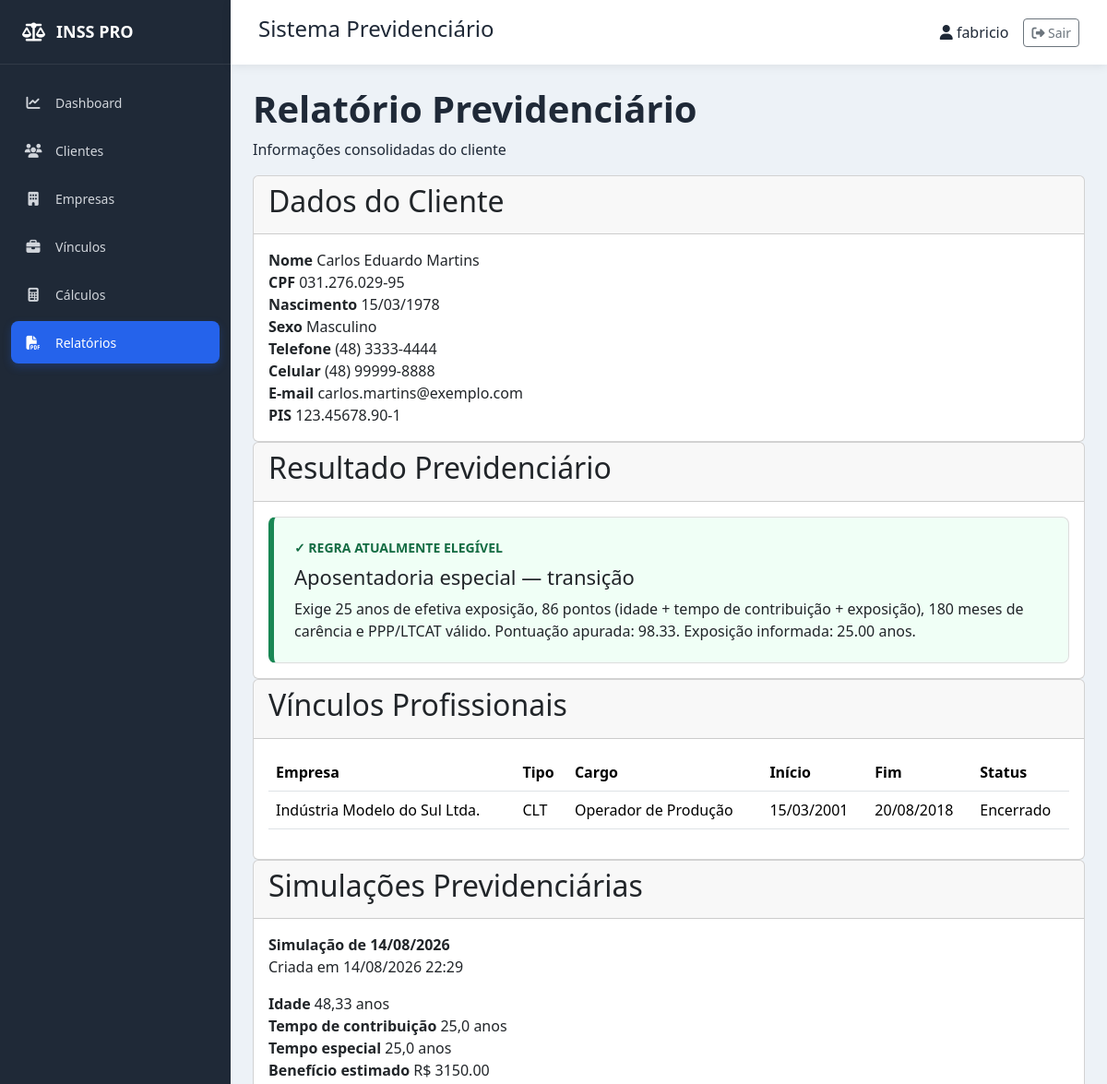
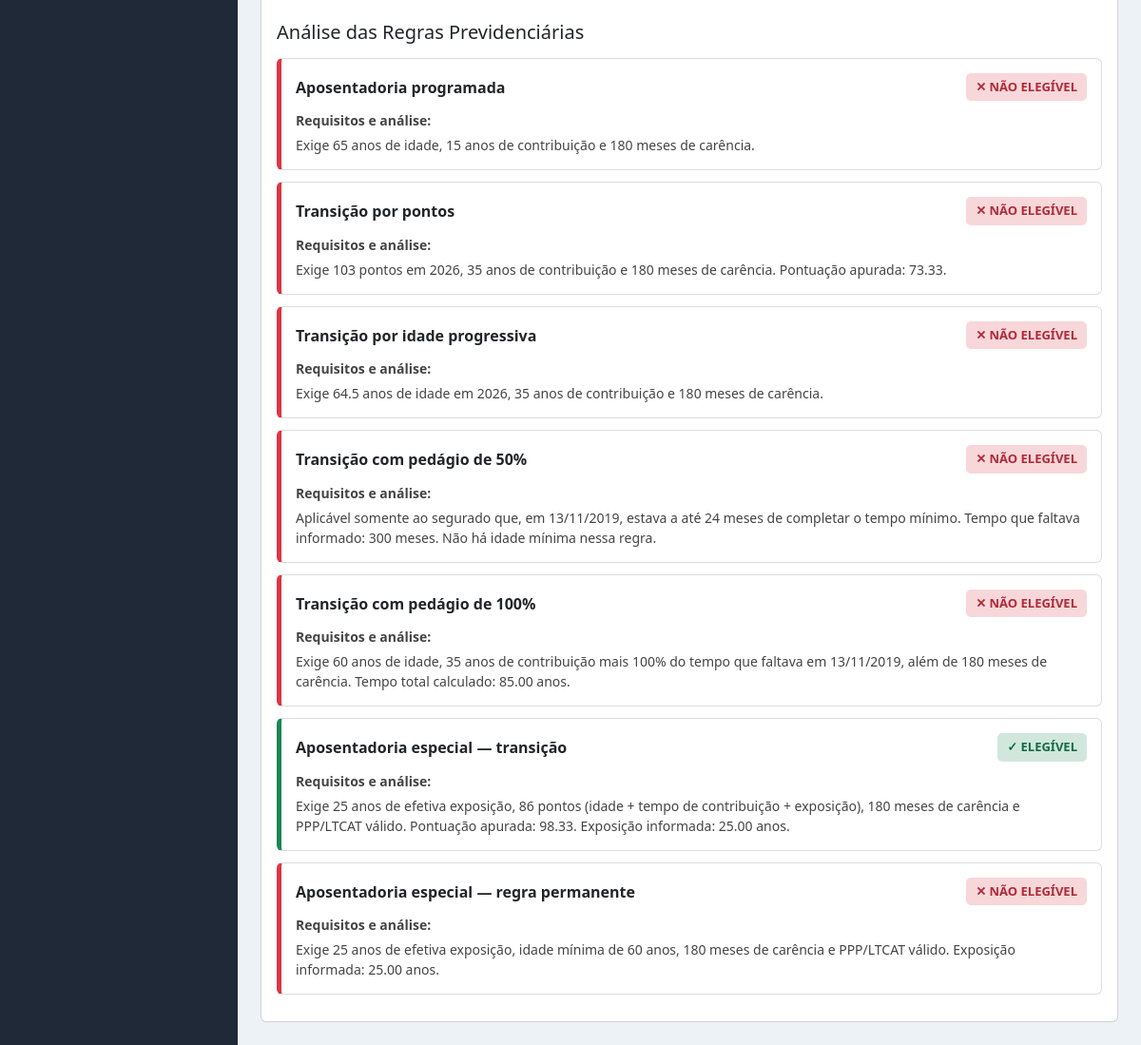
/relatorios/previdenciario/1/ (signed in), run on an earlier commit of the app's database (2 pictures, top to bottom).
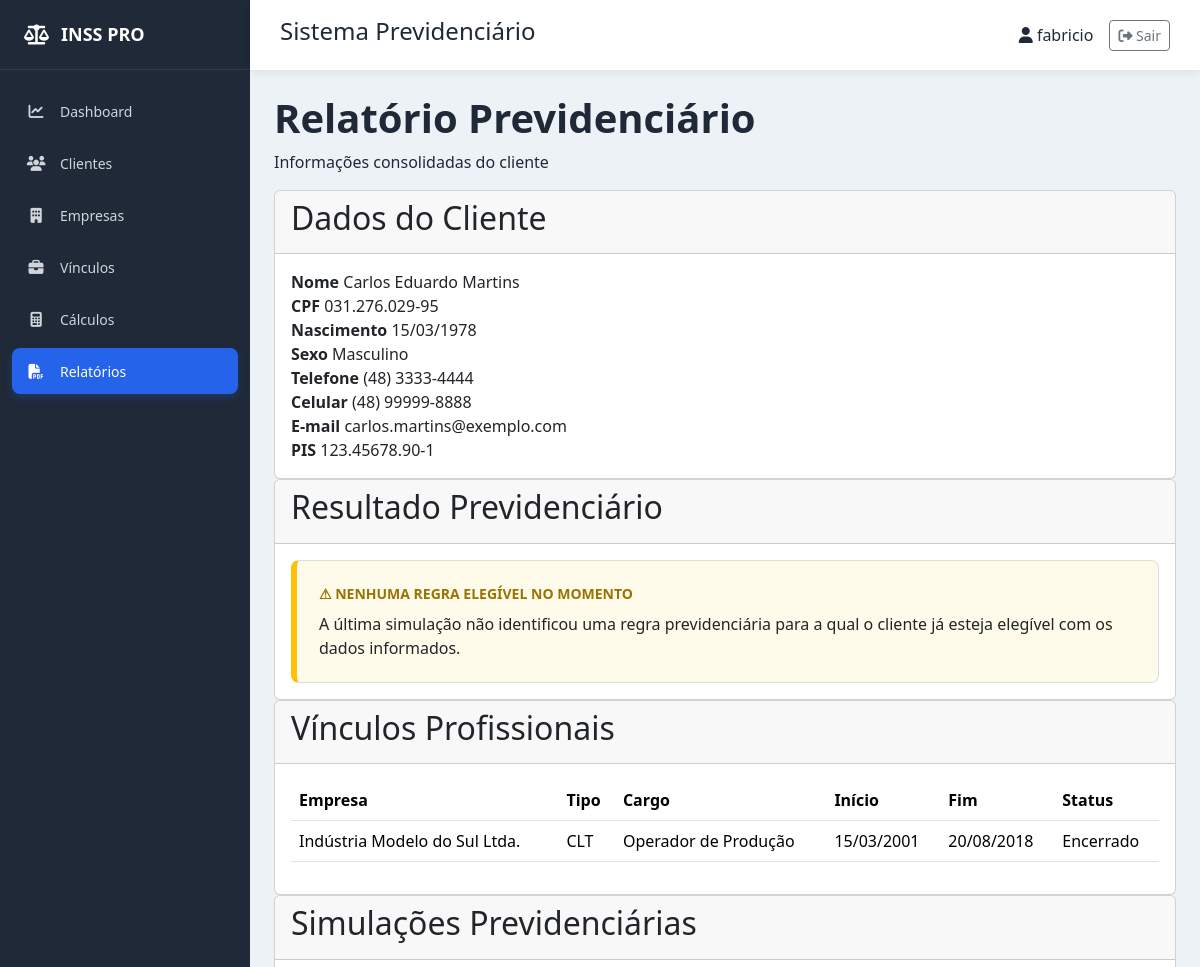
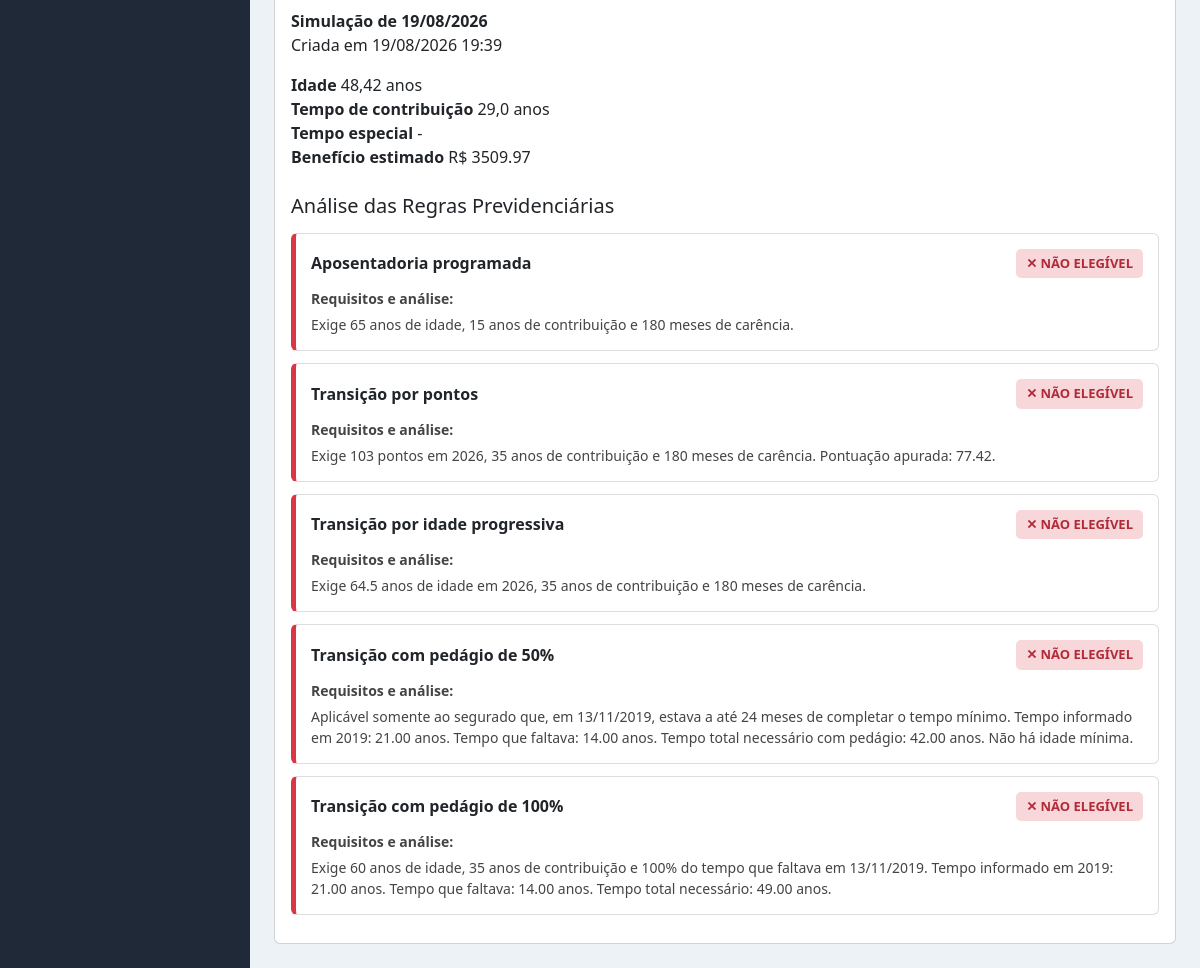
And on a later commit of the database (2 pictures, top to bottom).
### vinculos/models.py (models this page shows, shortened)
class Vinculo(models.Model):
    TIPOS = [
        ("CLT", "CLT"),
        ("Autônomo", "Autônomo"),
        ("Doméstico", "Empregado doméstico"),
        ("Rural", "Trabalhador rural"),
        ("Servidor", "Servidor público"),
        ("Outro", "Outro"),
    ]
    STATUS = [("Ativo", "Ativo"), ("Encerrado", "Encerrado")]
    cliente = models.ForeignKey(Cliente, on_delete=models.PROTECT, related_name="vinculos")
    empresa = models.ForeignKey(Empresa, on_delete=models.PROTECT, related_name="vinculos")
    tipo = models.CharField(max_length=20, choices=TIPOS)
    cargo = models.CharField(max_length=120, blank=True)
    data_inicio = models.DateField()
    data_fim = models.DateField(blank=True, null=True)
    salario = models.DecimalField(max_digits=12, decimal_places=2, blank=True, null=True)
    status = models.CharField(max_length=10, choices=STATUS, default="Ativo")
    observacoes = models.TextField(blank=True)
    criado_em = models.DateTimeField(auto_now_add=True)
    atualizado_em = models.DateTimeField(auto_now=True)
    class Meta:
        ordering = ["-data_inicio", "cliente__nome"]
        verbose_name = "Vínculo"
        verbose_name_plural = "Vínculos"

### empresas/models.py (models this page shows, shortened)
class Empresa(models.Model):
    razao_social = models.CharField(max_length=200)
    nome_fantasia = models.CharField(max_length=200, blank=True)
    cnpj = models.CharField(max_length=18, unique=True)
    inscricao_estadual = models.CharField(max_length=30, blank=True)
    telefone = models.CharField(max_length=20, blank=True)
    email = models.EmailField(blank=True)
    cep = models.CharField(max_length=10, blank=True)
    endereco = models.CharField(max_length=200, blank=True)
    numero = models.CharField(max_length=10, blank=True)
    complemento = models.CharField(max_length=100, blank=True)
    bairro = models.CharField(max_length=100, blank=True)
    cidade = models.CharField(max_length=100, blank=True)
    estado = models.CharField(max_length=2, blank=True)
    observacoes = models.TextField(blank=True)
    criado_em = models.DateTimeField(auto_now_add=True)
    atualizado_em = models.DateTimeField(auto_now=True)
    class Meta:
        ordering = ["razao_social"]
        verbose_name = "Empresa"
        verbose_name_plural = "Empresas"

### calculos/models.py (models this page shows, shortened)
class Simulacao(models.Model):
    CATEGORIAS = [
        (
            "EMPREGADO",
            "Empregado, doméstico ou avulso",
        ),
        (
            "INDIVIDUAL",
            "Contribuinte individual (20%)",
        ),
        (
            "SIMPLIFICADO",
            "Facultativo / plano simplificado (11%)",
        ),
        (
            "MEI",
            "MEI / facultativo baixa renda (5%)",
        ),
    ]
    cliente = models.ForeignKey(
        Cliente,
        on_delete=models.PROTECT,
        related_name="simulacoes",
    )
    data_referencia = models.DateField()
    filiado_antes_reforma = models.BooleanField(
        default=False
    )
    carencia_meses = models.PositiveIntegerField(
        help_text="Quantidade de contribuições válidas para carência."
    )
    contribuicao_meses = models.PositiveIntegerField(
        help_text="Tempo total de contribuição em meses."
    )
    contribuicao_em_2019_meses = models.PositiveIntegerField(
        default=0,
        help_text="Tempo de contribuição apurado em 13/11/2019."
    )
    salario_medio_atualizado = models.DecimalField(
        max_digits=12,
        decimal_places=2,
        blank=True,
        null=True,
        help_text="Média já atualizada monetariamente pelo CNIS."
    )
    categoria = models.CharField(
        max_length=15,
        choices=CATEGORIAS,
        default="EMPREGADO",
    )
    salario_contribuicao = models.DecimalField(
        max_digits=12,
        decimal_places=2,
        blank=True,
        null=True,
    )
    grau_exposicao = models.PositiveSmallIntegerField(
        choices=[
            (15, "15 anos"),
            (20, "20 anos"),
            (25, "25 anos"),
        ],
        blank=True,
        null=True,
    )
    exposicao_especial_meses = models.PositiveIntegerField(
        default=0,
        help_text="Tempo de efetiva exposição, em meses."
    )
    ppp_comprovado = models.BooleanField(
        default=False,
        help_text="PPP/LTCAT válido para os períodos especiais."
    )
    atividade_rural_meses = models.PositiveIntegerField(
        default=0,
        help_text="Meses de atividade rural comprovável."
    )
    tempo_hibrido_meses = models.PositiveIntegerField(
        default=0,
        help_text="Total de meses urbanos e rurais para a modalidade híbrida."
    )
    comprovacao_rural = models.BooleanField(
        default=False,
        help_text="Documentos/autodeclaração rural disponíveis."
    )
    magisterio_meses = models.PositiveIntegerField(
        default=0,
        help_text="Tempo exclusivo de magistério na educação básica, em meses."
    )
    magisterio_em_2019_meses = models.PositiveIntegerField(
        default=0
    )
    comprovacao_magisterio = models.BooleanField(
        default=False
    )
    grau_deficiencia = models.CharField(
        max_length=10,
        choices=[
            ("LEVE", "Leve"),
            ("MODERADA", "Moderada"),
            ("GRAVE", "Grave"),
        ],
        blank=True,
    )
    deficiencia_meses = models.PositiveIntegerField(
        default=0,
        help_text="Tempo de contribuição na condição de pessoa com deficiência."
    )
    deficiencia_reconhecida = models.BooleanField(
        default=False,
        help_text="Grau reconhecido em avaliação médico-social do INSS."
    )
    resultado = models.JSONField(
        default=dict,
        editable=False,
    )
    criado_em = models.DateTimeField(
        auto_now_add=True
    )
    class Meta:
        ordering = ["-criado_em"]
        verbose_name = "Simulação"
        verbose_name_plural = "Simulações"

### relatorios/views.py (the view)
def previdenciario(request, pk):
    cliente = get_object_or_404(Cliente, pk=pk)
    vinculos = (
        Vinculo.objects
        .select_related("empresa")
        .filter(cliente=cliente)
    )
    simulacoes = (
        Simulacao.objects
        .filter(cliente=cliente)
        .order_by("-criado_em")
    )
    melhor_regra = None
    if simulacoes.exists():
        ultima = simulacoes.first()
        for regra in ultima.resultado.get("regras", []):
            if regra.get("elegivel"):
                melhor_regra = regra
                break
    return render(
        request,
        "relatorios/previdenciario.html",
        {
            "cliente": cliente,
            "vinculos": vinculos,
            "simulacoes": simulacoes,
            "melhor_regra": melhor_regra,
        },
    )

### templates/relatorios/previdenciario.html (shortened to what the changed rows need)
{% extends "base.html" %}
{% block content %}
<div class="page-header">
    <h1>Relatório Previdenciário</h1>
</div>
<div class="card">
    <div class="card-header">
        <h2>Dados do Cliente</h2>
    </div>
</div>
<div class="card">
    <div class="card-header">
        <h2>Resultado Previdenciário</h2>
    </div>
    <div class="card-body">
        {% if melhor_regra %}
            <div class="main-result main-result-success">
                <div class="main-result-title">
                    ✓ REGRA ATUALMENTE ELEGÍVEL
                </div>
                <h3>
                    {{ melhor_regra.nome }}
                </h3>
                <p>
                    {{ melhor_regra.motivo }}
                </p>
            </div>
        {% else %}
            <div class="main-result main-result-warning">
                <div class="main-result-title">
                    ⚠ NENHUMA REGRA ELEGÍVEL NO MOMENTO
                </div>
                <p>
                    A última simulação não identificou uma regra
                    previdenciária para a qual o cliente já esteja
                    elegível com os dados informados.
                </p>
            </div>
        {% endif %}
    </div>
</div>
<div class="card">
    <div class="card-header">
        <h2>Vínculos Profissionais</h2>
    </div>
    <div class="card-body">
        {% if vinculos %}
        <div class="table-responsive">
            <table class="table">
                <thead>
                    <tr>
                        <th>Empresa</th>
                        <th>Tipo</th>
                        <th>Cargo</th>
                        <th>Início</th>
                        <th>Fim</th>
                        <th>Status</th>
                    </tr>
                </thead>
                <tbody>
                    {% for vinculo in vinculos %}
                    <tr>
                        <td>
                            {{ vinculo.empresa.razao_social }}
                        </td>
                        <td>
                            {{ vinculo.get_tipo_display }}
                        </td>
                        <td>
                            {{ vinculo.cargo|default:"-" }}
                        </td>
                        <td>
                            {{ vinculo.data_inicio|date:"d/m/Y" }}
                        </td>
                        <td>
                            {% if vinculo.data_fim %}
                                {{ vinculo.data_fim|date:"d/m/Y" }}
                            {% else %}
                                Atual
                            {% endif %}
                        </td>
                        <td>
                            {{ vinculo.get_status_display }}
                        </td>
                    </tr>
                    {% endfor %}
                </tbody>
            </table>
        </div>
        {% else %}
            <p>
                Nenhum vínculo profissional cadastrado.
            </p>
        {% endif %}
    </div>
</div>
<div class="card">
    <div class="card-header">
        <h2>Simulações Previdenciárias</h2>
    </div>
    <div class="card-body">
        {% if simulacoes %}
            {% for simulacao in simulacoes %}
                <div class="simulation-item">
                    <div>
                        <strong>
                            Simulação de
                            {{ simulacao.data_referencia|date:"d/m/Y" }}
                        </strong>
                        <p>
                            Criada em
                            {{ simulacao.criado_em|date:"d/m/Y H:i" }}
                        </p>
                    </div>
                    <div>
                        <strong>Idade</strong>
                        <span>
                            {{ simulacao.resultado.idade_anos|default:"-" }}
                            anos
                        </span>
                    </div>
                    <div>
                        <strong>Tempo de contribuição</strong>
                        <span>
                            {{ simulacao.resultado.anos_contribuicao|default:"-" }}
                            anos
                        </span>
                    </div>
                    <div>
                        <strong>Tempo especial</strong>
                        <span>
                            {% if simulacao.resultado.anos_exposicao %}
                                {{ simulacao.resultado.anos_exposicao }}
                                anos
                            {% else %}
                                -
                            {% endif %}
                        </span>
                    </div>
                    <div>
                        <strong>Benefício estimado</strong>
                        <span>
                            {% if simulacao.resultado.estimativa_beneficio %}
                                R$
                                {{ simulacao.resultado.estimativa_beneficio }}
                            {% else %}
                                -
                            {% endif %}
                        </span>
                    </div>
                </div>
                {% if simulacao.resultado.regras %}
                <div class="rules-section">
                    <h3>
                        Análise das Regras Previdenciárias
                    </h3>
                    {% for regra in simulacao.resultado.regras %}
                        <div class="
                            rule-item
                            {% if regra.elegivel %}
                                rule-success
                            {% else %}
                                rule-danger
                            {% endif %}
                        ">
                            <div class="rule-header">
                                <strong>
                                    {{ regra.nome }}
                                </strong>
                                {% if regra.elegivel %}
                                    <span class="rule-status success">
                                        ✓ ELEGÍVEL
                                    </span>
                                {% else %}
                                    <span class="rule-status danger">
                                        ✕ NÃO ELEGÍVEL
                                    </span>
                                {% endif %}
                            </div>
                            <div class="rule-details">
                                <strong>
                                    Requisitos e análise:
                                </strong>
                                <p>
                                    {{ regra.motivo }}
                                </p>
                            </div>
                        </div>
                    {% endfor %}
                </div>
                {% else %}
                    <div class="empty-message">
                        Nenhuma regra previdenciária foi
                        analisada nesta simulação.
                    </div>
                {% endif %}
            {% endfor %}
        {% else %}
            <p>
                Nenhuma simulação previdenciária cadastrada.
            </p>
        {% endif %}
    </div>
</div>
{% endblock %}

What changed in the data, as far as the page shows it:
removed Simulacao: data_referencia "14/08/2026", criado_em "14/08/2026 22:29", resultado.idade_anos "48,33", resultado.anos_contribuicao "25,0", resultado.anos_exposicao "25,0", resultado.estimativa_beneficio "3150.00", nome "Aposentadoria programada" "Transição por pontos" "Transição por idade progressiva" "Transição com pedágio de 50%" "Transição com pedágio de 100%" "Aposentadoria especial — transição" "Aposentadoria especial — regra permanente", motivo "Exige 65 anos de idade, 15 anos de contribuição e 180 meses de carência." "Exige 103 pontos em 2026, 35 anos de contribuição e 180 meses de carência. Pontuação apurada: 73.33." "Exige 64.5 anos de idade em 2026, 35 anos de contribuição e 180 meses de carência." "Aplicável somente ao segurado que, em 13/11/2019, estava a até 24 meses de completar o tempo mínimo. Tempo que faltava informado: 300 meses. Não há idade mínima nessa regra." "Exige 60 anos de idade, 35 anos de contribuição mais 100% do tempo que faltava em 13/11/2019, além de 180 meses de carência. Tempo total calculado: 85.00 anos." "Exige 25 anos de efetiva exposição, 86 pontos (idade + tempo de contribuição + exposição), 180 meses de carência e PPP/LTCAT válido. Pontuação apurada: 98.33. Exposição informada: 25.00 anos." "Exige 25 anos de efetiva exposição, idade mínima de 60 anos, 180 meses de carência e PPP/LTCAT válido. Exposição informada: 25.00 anos."
added Simulacao: data_referencia "19/08/2026", criado_em "19/08/2026 19:39", resultado.idade_anos "48,42", resultado.anos_contribuicao "29,0", resultado.estimativa_beneficio "3509.97", nome "Aposentadoria programada" "Transição por pontos" "Transição por idade progressiva" "Transição com pedágio de 50%" "Transição com pedágio de 100%", motivo "Exige 65 anos de idade, 15 anos de contribuição e 180 meses de carência." "Exige 103 pontos em 2026, 35 anos de contribuição e 180 meses de carência. Pontuação apurada: 77.42." "Exige 64.5 anos de idade em 2026, 35 anos de contribuição e 180 meses de carência." "Aplicável somente ao segurado que, em 13/11/2019, estava a até 24 meses de completar o tempo mínimo. Tempo informado em 2019: 21.00 anos. Tempo que faltava: 14.00 anos. Tempo total necessário com pedágio: 42.00 anos. Não há idade mínima." "Exige 60 anos de idade, 35 anos de contribuição e 100% do tempo que faltava em 13/11/2019. Tempo informado em 2019: 21.00 anos. Tempo que faltava: 14.00 anos. Tempo total necessário: 49.00 anos."
Also different on the page:
{{ melhor_regra.nome }}: "Aposentadoria especial — transição" → (not shown)
{{ melhor_regra.motivo }}: "Exige 25 anos de efetiva exposição, 86 pontos (idade + tempo de contribuição + exposição), 180 meses de carência e PPP/LTCAT válido. Pontuação apurada: 98.33. Exposição informada: 25.00 anos." → (not shown)
text no longer shown: "✓ REGRA ATUALMENTE ELEGÍVEL"
text now shown: "⚠ NENHUMA REGRA ELEGÍVEL NO MOMENTO A última simulação não identificou uma regra previdenciária para a qual o cliente já esteja elegível com os dados informados."
